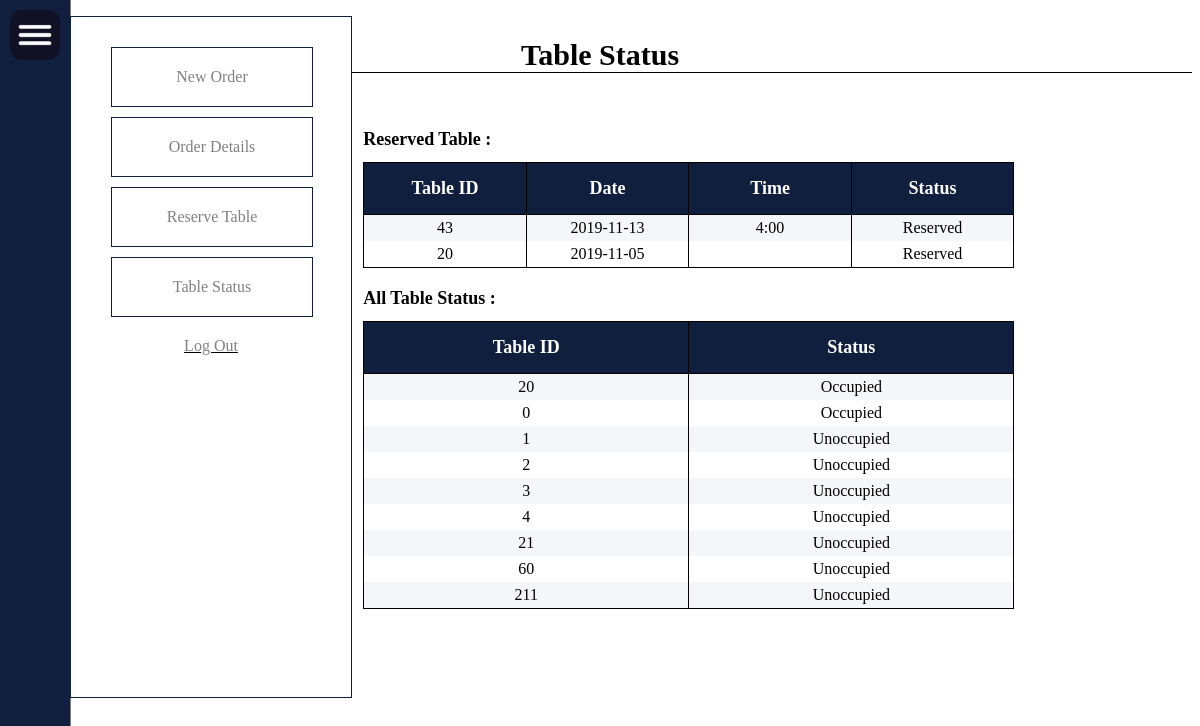
The app's page /tablestatus.php with its own data.
### tables this page shows
CREATE TABLE `reservation` (
  `reservationid` int(2) NOT NULL,
  `idtable` int(4) UNSIGNED DEFAULT NULL,
  `name` varchar(80) NOT NULL,
  `time` varchar(10) NOT NULL,
  `date` date NOT NULL
);

CREATE TABLE `tabledb` (
  `idtable` int(4) UNSIGNED NOT NULL
);

### tablestatus.php (the view, shortened to what this page needs)
<!DOCTYPE html>
<html>
<head>
<link rel="stylesheet" href="tablestatus.css?b={random number/string}">
</head>
<body>
<?php include'navigation.php'?>
<div id=title>Table Status</div>
<br>
<br>
<h1>Reserved Table :</h1>
<?php
		$conn=mysqli_connect("localhost","root","","tabletable");
            $reserved = "Reserved";
            echo"<table> <tr> <th> Table ID </th> <th> Date </th> <th> Time </th> <th> Status </th> </tr>";
           $sqlres = mysqli_query($conn,"SELECT idtable,date,time FROM reservation");
            while($rowres = $sqlres->fetch_assoc())
            {
                echo "<tr> <td>".$rowres['idtable']."</td> <td>".$rowres['date']."</td><td>".$rowres['time']."</td><td>".$reserved."</td></tr>";
            }
            echo"</table>";
			echo "<h1>All Table Status :</h1>";
            $occupied = "Occupied";
            echo"
            <table><tr> <th> Table ID </th> <th> Status </th> </tr>";
            $sqlocc = mysqli_query($conn,"SELECT DISTINCT idtable FROM orderdb");
            while($rowocc = $sqlocc->fetch_assoc())
            {
                echo "<tr> <td>".$rowocc['idtable']."</td> <td>".$occupied."</td></tr>";
            }
            $free = "Unoccupied";
            $sqlfree = mysqli_query($conn,"SELECt idtable FROM tabledb t WHERE idtable NOT IN (SELECT DISTINCT t.idtable FROM tabledb t
            INNER JOIN orderdb o ON o.idtable = t.idtable) && idtable NOT IN (SELECT DISTINCT t.idtable FROM tabledb t
            INNER JOIN reservation r ON r.idtable = t.idtable)");
            while($rowfree = $sqlfree->fetch_assoc())
            {
                echo "<tr> <td>".$rowfree['idtable']."</td><td>".$free."</td></tr>";
            }
            echo"</table>";
?>
</body>
</html>

### tablestatus.css (style rules this page uses)
* { border-collapse: collapse; font-family: Times New Roman; }
td,tr { border-left:1px solid black; border-right:1px solid black; }
th { padding-top: 25px; padding-bottom: 12px; width:20%; font-size: 18px; color: white; background-color:#101f3d; padding:15px; border-bottom:1px solid black; border-right:1px solid black; }
td,tr { text-align: center; vertical-align: middle; padding:4px; }
table { border:1px solid black; width:55%; border-collapse: collapse; margin-left:30%; }
tr:nth-child(even) { background-color:#f5f6fa; }
tr:nth-child(odd) { background-color:white; }
#title { text-align:center; border-bottom:1px solid black; font-size:30px; font-weight:bold; padding-top:30px; width:100%; }
h1 { font-size:18px; margin-top:20px; margin-left:30%; }

### records on screen
reservation: idtable "43", date "2019-11-13", time "4:00"
reservation: idtable "20", date "2019-11-05"
tabledb: idtable "1"
tabledb: idtable "2"
tabledb: idtable "3"
tabledb: idtable "4"
tabledb: idtable "21"
tabledb: idtable "60"
tabledb: idtable "211"

### other values on screen
$rowocc['idtable'] "20"
$rowocc['idtable'] "0"
